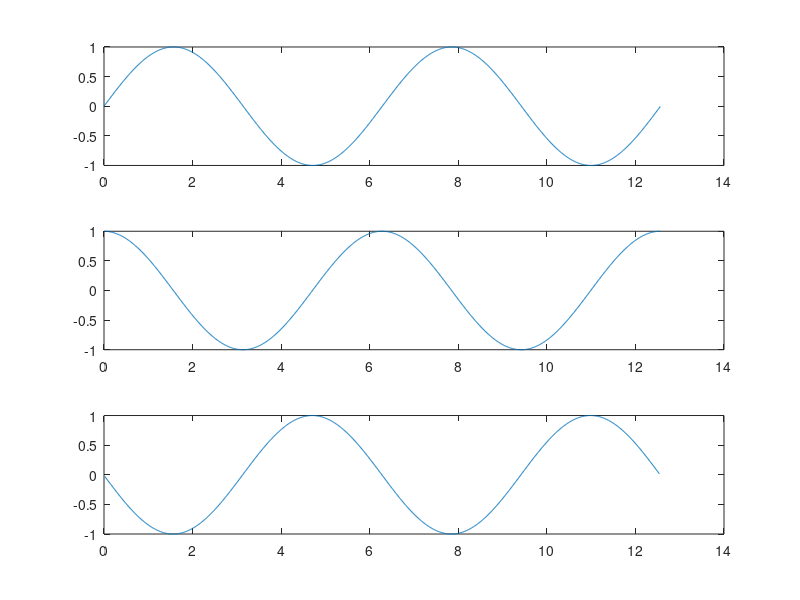

Recreate this plot in MATLAB.
clc; clear all; close all;
h=0.01;
x=0:h:4*pi;
f=inline('sin(x)');

for i=2:length(x)-1
dy(i-1)=(f(x(i+1))-f(x(i)))/h;
end
xn=x(1:length(x)-1);

for i=2:length(dy)-1
d2y(i-1)=(dy(i+1)-dy(i))/h;
end

subplot(311),plot(x,f(x));

subplot(312),plot(x(2:length(x)-1),dy);

subplot(313),plot(x(3:length(x)-2),d2y);
